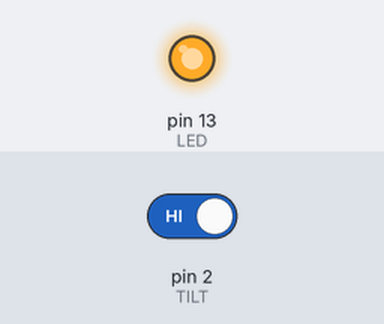
The sketch below on a simulated Arduino Uno, built with avr-gcc and run on an emulated ATmega328P. Parts: output pins drawn as LEDs (lit = HIGH). Inputs (shaded band) come from the test bench; at power-on: pin 2 (TILT) HIGH.

Above: at 1.2 s.
1.3 s: pin 2 (TILT) driven LOW
At 2.5 s:
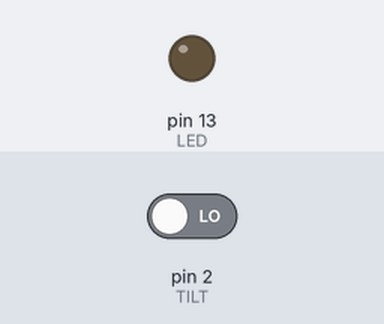
2.8 s: pin 2 (TILT) driven HIGH
At 3.6 s:
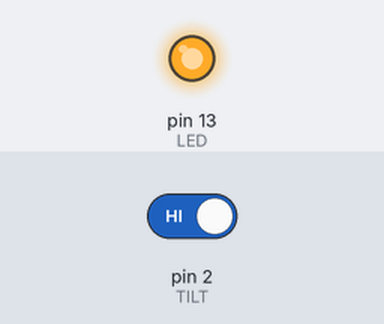
Timing chart, 0 to 5.8 s (numbered marks = the images above; inputs shaded):
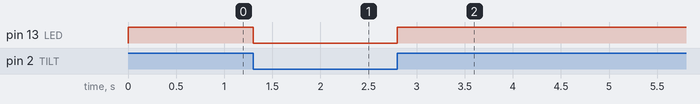

Measured:
- after the input at 1.3 s, pin 13 (LED): HIGH → LOW at once
- after the input at 2.8 s, pin 13 (LED): LOW → HIGH at once

The sketch:

Tilt_Sensor.ino
```cpp
#define LED 13
#define TILT 2


void setup() {
  pinMode(LED, OUTPUT);
  pinMode(TILT, INPUT_PULLUP);
  digitalWrite(LED, LOW);
  }

void loop() {
  int read=digitalRead(TILT);

  if(read==HIGH)
  digitalWrite(LED,HIGH);
  if(read==LOW)
  digitalWrite(LED,LOW);
}
```
